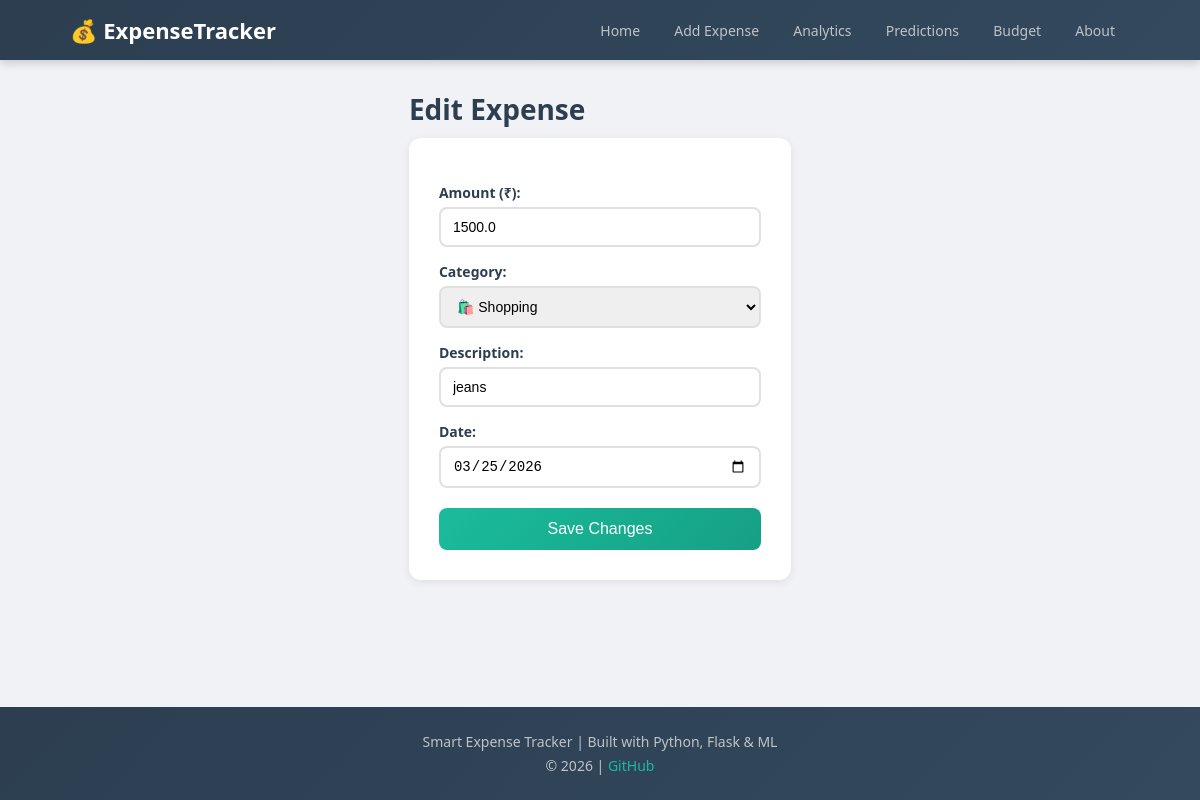
The app's page /edit/9 with its own data.
### tables this page shows
CREATE TABLE expenses (
            id INTEGER PRIMARY KEY AUTOINCREMENT,
            amount REAL NOT NULL,
            category TEXT NOT NULL,
            description TEXT,
            date TEXT NOT NULL
        );

### app.py (the view, shortened to what this page needs)
@app.route('/edit/<int:id>', methods=['GET', 'POST'])
def edit(id):
    conn = get_db_connection()
    expense = conn.execute(
        'SELECT * FROM expenses WHERE id = ?', (id,)
    ).fetchone()
    conn.close()
    return render_template('edit.html', expense = expense)

### app.py (called while the page is built)
def get_db_connection():
    conn = sqlite3.connect('expenses.db')
    conn.row_factory = sqlite3.Row
    return conn

### templates/edit.html (shortened to what this page needs)
{% extends 'base.html' %}
{% block content %}
    <h1>Edit Expense</h1>
    <form method="POST" action="/edit/{{ expense['id'] }}">
        <label for="amount">Amount (₹):</label>
        <input type="number" id="amount" name="amount"
               value="{{ expense['amount'] }}" required>
        <label for="category">Category:</label>
        <select id="category" name="category" required>
            <option value="Shopping" {% if expense['category'] == 'Shopping' %}selected{% endif %}>🛍️ Shopping</option>
        </select>
        <label for="description">Description:</label>
        <input type="text" id="description" name="description"
               value="{{ expense['description'] }}" >
        <label for="date">Date:</label>
        <input type="date" id="date" name="date"
               value="{{ expense['date'] }}" required>
        <button type="submit">Save Changes</button>
    </form>
{% endblock %}

### static/style.css (style rules this page uses)
* { margin: 0; padding: 0; box-sizing: border-box; }
body { font-family: 'Segoe UI', Tahoma, Geneva, Verdana, sans-serif; background-color: #f0f2f5; color: #333; min-height: 100vh; display: flex; flex-direction: column; }
html, body { overflow-x: hidden; width: 100%; }
h1 { color: #2c3e50; margin-bottom: 10px; font-size: 28px; }
form { background: white; padding: 30px; border-radius: 12px; box-shadow: 0 2px 8px rgba(0,0,0,0.08); max-width: 500px; }
label { display: block; margin-top: 15px; margin-bottom: 5px; font-weight: bold; color: #2c3e50; font-size: 14px; }
input, select { width: 100%; padding: 10px 12px; border: 2px solid #e0e0e0; border-radius: 8px; font-size: 14px; transition: border-color 0.3s ease; }
button { margin-top: 20px; padding: 12px 30px; background: linear-gradient(135deg, #1abc9c, #16a085); color: white; border: none; border-radius: 8px; font-size: 16px; cursor: pointer; width: 100%; transition: transform 0.2s ease, box-shadow 0.2s ease; }

### records on screen
expenses: amount "1500.0", category "🛍️ Shopping", description "jeans", date "03/25/2026"
